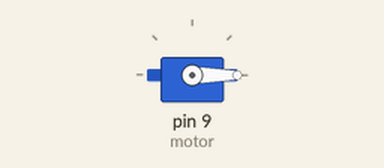
Recording of a sketch running on a simulated Arduino Uno, built with avr-gcc and run on an emulated ATmega328P. On the bench: servo.

Above: at 0.15 s.
Timing chart, 0 to 1.6 s (numbered marks = the images above):
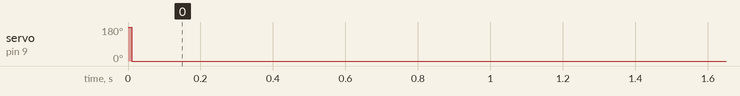

Measured:
- by itself, servo on pin 9 (motor): 180° → 0° at 0.01 s

The sketch:

Servo_motor.ino
```cpp
#include <Servo.h>
Servo motor;
int p=0;
void setup() {
  motor.attach(9);
  motor.write(180);
}
void loop() {
  for(p=0;p<180;p++);
  {
    motor.write(p);
    delay(10);
  }
  for(p=180;p>=1;p--);
  {
   motor.write(p);
   delay(10);
  }
}
```
